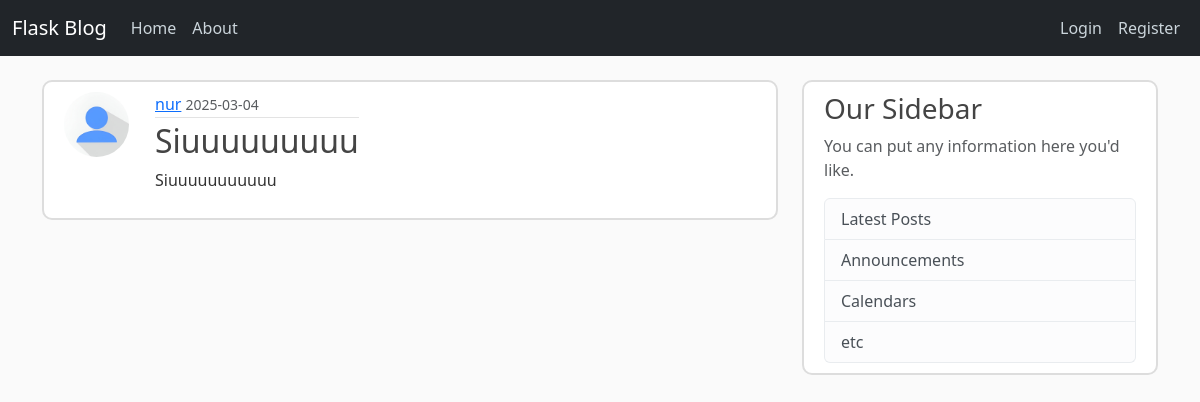
Page /post/32 on the committed database.
### flaskblog/models.py (models this page shows, shortened)
class User(db.Model, UserMixin):
    id = db.Column(db.Integer, primary_key=True)
    username = db.Column(db.String(20), unique=True, nullable=False)
    email = db.Column(db.String(120), unique=True, nullable=False)
    image_file = db.Column(db.String(20), nullable=False, default='default.jpg')
    password = db.Column(db.String(60), nullable=False)
    posts = db.relationship('Post', backref='author', lazy=True)

class Post(db.Model):
    id = db.Column(db.Integer, primary_key=True)
    title = db.Column(db.String(20), nullable=False)
    date_posted = db.Column(db.DateTime, nullable=False, default=datetime.now)
    content = db.Column(db.Text, nullable=False)
    user_id = db.Column(db.Integer, db.ForeignKey('user.id'), nullable=False)

### flaskblog/routes.py (the view)
@app.route('/post/<int:post_id>')
def post(post_id):
    post = Post.query.get_or_404(post_id)
    return render_template('post.html', title=post.title, post=post)

### flaskblog/templates/post.html (shortened to what this page needs)
{% extends 'layout.html' %}
{% block content %}
    <article class="media content-section">
      <img class="rounded-circle article-img" src="{{ url_for('static', filename='profile_pics/' + post.author.image_file) }}">
      <div class="media-body">
        <div class="article-metadata">
          <a class="mr-2" href="{{ url_for('user_posts', username=post.author.username) }}">{{ post.author.username }}</a>
          <small class="text-muted">{{ post.date_posted.strftime('%Y-%m-%d') }}</small>
        </div>
        <h2 class="article-title">{{ post.title }}</h2>
        <p class="article-content">{{ post.content }}</p>
      </div>
    </article>
{% endblock content %}

### flaskblog/static/main.css (style rules this page uses)
body { background: #fafafa; color: #333333; margin-top: 5rem; }
h1, h2, h3, h4, h5, h6 { color: #444444; }
.content-section { background: #ffffff; padding: 10px 20px; border: 2px solid #dddddd; border-radius: 10px; margin-bottom: 20px; }
.article-title { color: #444444; }
.article-content { white-space: pre-line; }
.article-img { height: 65px; width: 65px; margin-right: 16px; }
.article-metadata { padding-bottom: 1px; margin-bottom: 4px; border-bottom: 1px solid #e3e3e3 }
.media { display: flex; align-items: left; }
.media-body { margin-left: 10px; }

### rows in the picture
User: image_file (placeholder picture), author.username "nur"
Post: date_posted "2025-03-04", title "Siuuuuuuuuu", content "Siuuuuuuuuuuu"
